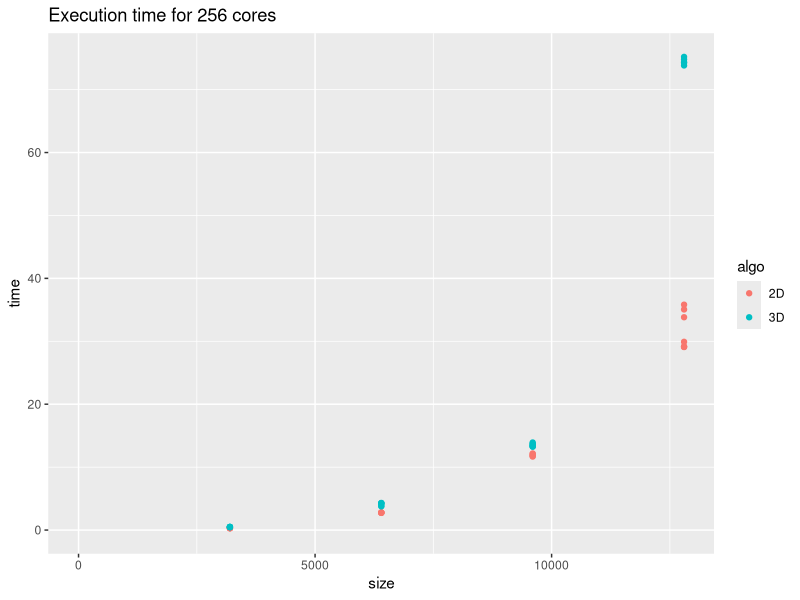
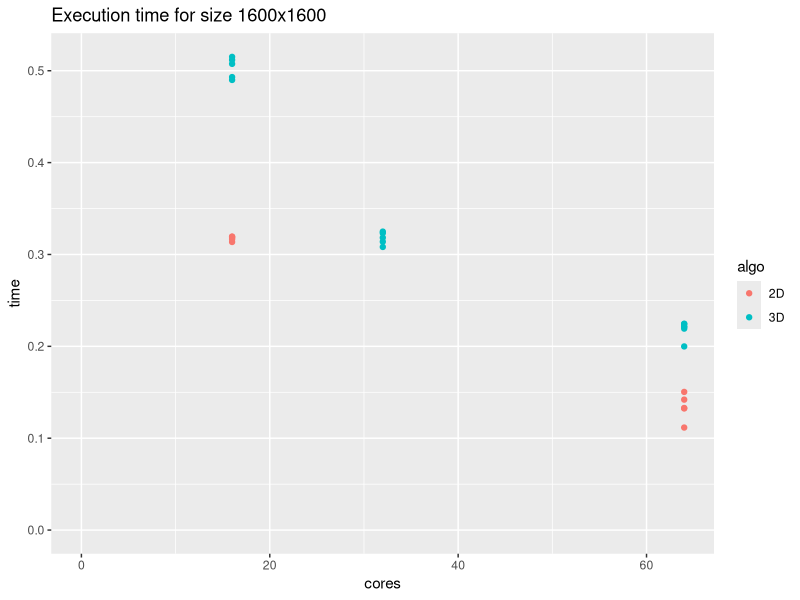
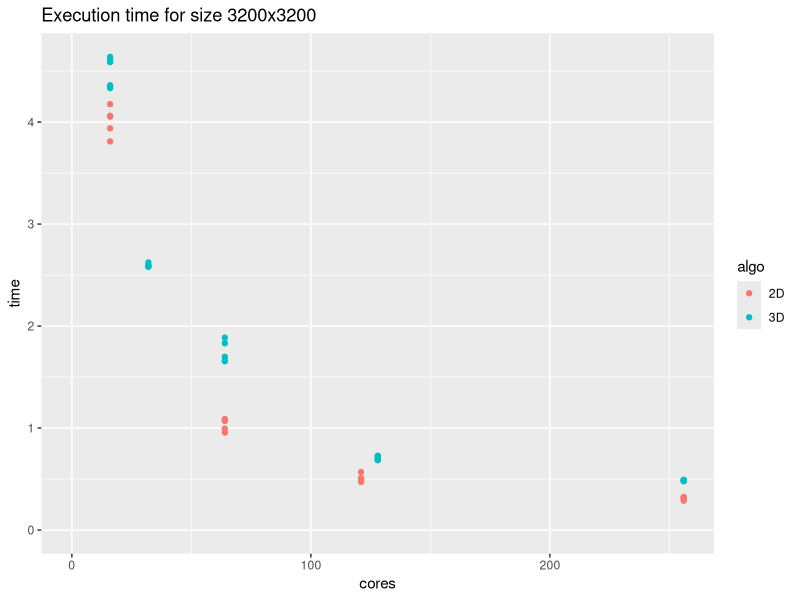
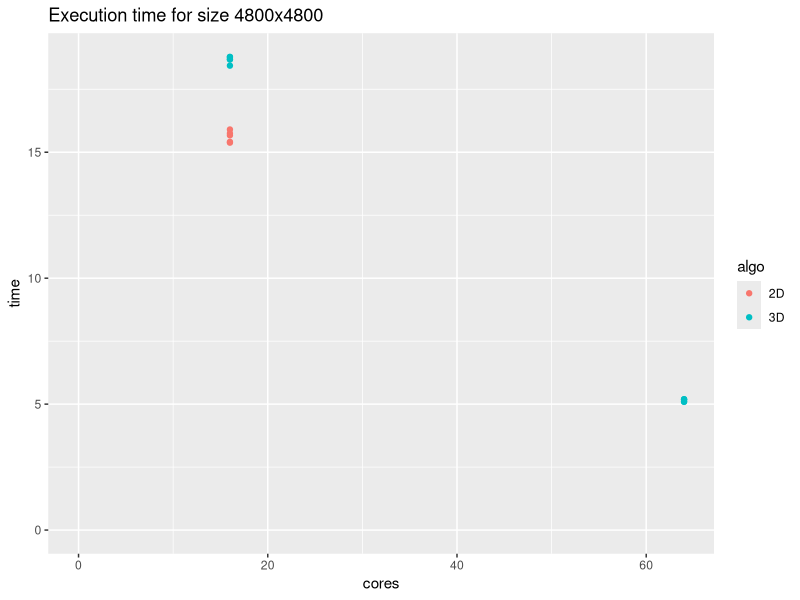
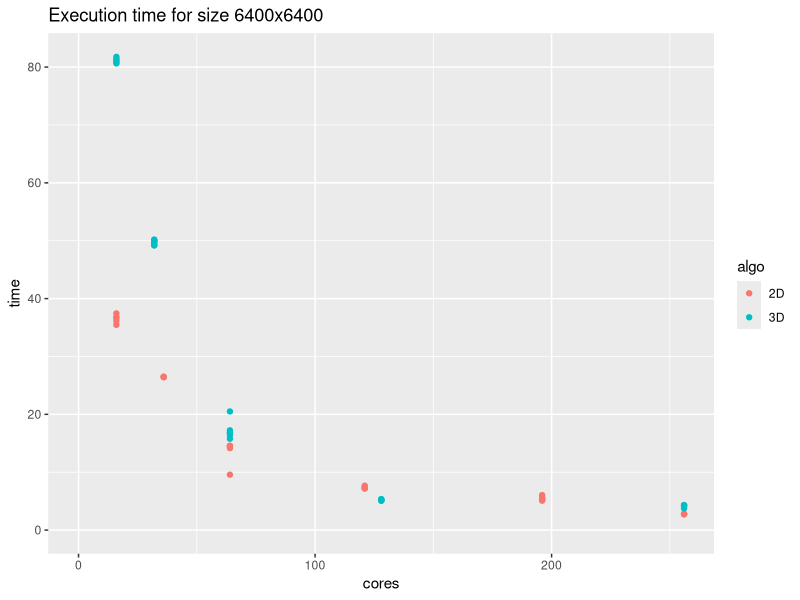
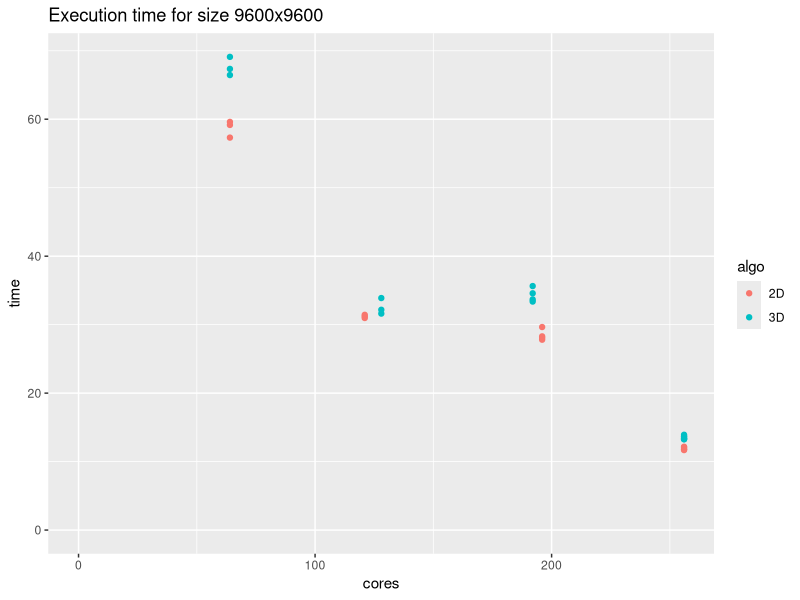
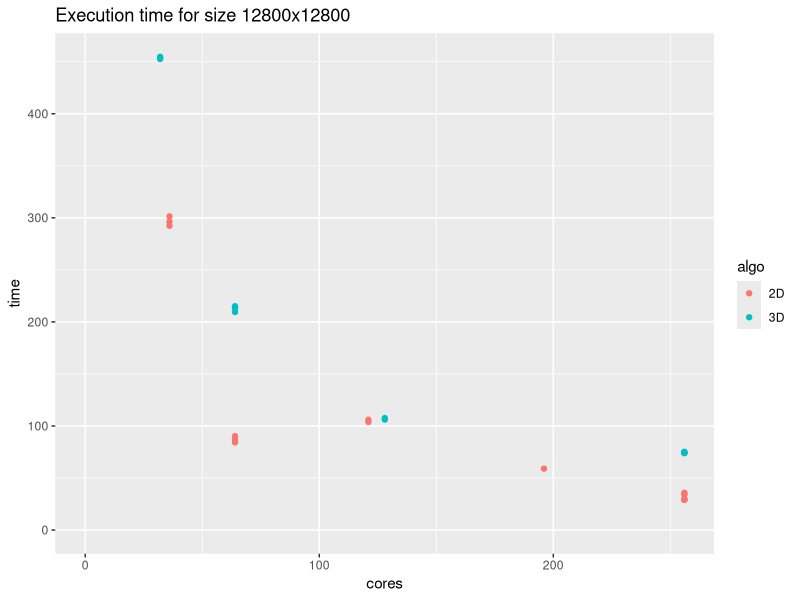

These figures' R source, in order:
## ---- chunk 1
library(ggplot2)
library(dplyr)
data = read.csv('exp.csv')
head(data)
## ---- chunk 2

twoD <- data[data$algo == '2D',]
threeD <- data[data$algo == '3D',]

g <- ggplot(data %>% filter(cores == 256), aes(x = size, colour=algo));

g +
  geom_point(aes(y = time), data = . %>% filter(algo == "2D")) +
  geom_point(aes(y = time), data = . %>% filter(algo == "3D")) +
  expand_limits(x = 0, y = 0) +
  ggtitle("Execution time for 256 cores")

## ---- chunk 3

twoD <- data[data$algo == '2D',]
threeD <- data[data$algo == '3D',]

ggplot(data %>% filter(size == 1600), aes(x = cores, colour=algo)) +
  geom_point(aes(y = time), data = . %>% filter(algo == "2D")) +
  geom_point(aes(y = time), data = . %>% filter(algo == "3D")) +
  expand_limits(x = 0, y = 0) +
  ggtitle("Execution time for size 1600x1600")

ggplot(data %>% filter(size == 3200), aes(x = cores, colour=algo)) +
  geom_point(aes(y = time), data = . %>% filter(algo == "2D")) +
  geom_point(aes(y = time), data = . %>% filter(algo == "3D")) +
  expand_limits(x = 0, y = 0) +
  ggtitle("Execution time for size 3200x3200")

ggplot(data %>% filter(size == 4800), aes(x = cores, colour=algo)) +
  geom_point(aes(y = time), data = . %>% filter(algo == "2D")) +
  geom_point(aes(y = time), data = . %>% filter(algo == "3D")) +
  expand_limits(x = 0, y = 0) +
  ggtitle("Execution time for size 4800x4800")

ggplot(data %>% filter(size == 6400), aes(x = cores, colour=algo)) +
  geom_point(aes(y = time), data = . %>% filter(algo == "2D")) +
  geom_point(aes(y = time), data = . %>% filter(algo == "3D")) +
  expand_limits(x = 0, y = 0) +
  ggtitle("Execution time for size 6400x6400")

ggplot(data %>% filter(size == 9600), aes(x = cores, colour=algo)) +
  geom_point(aes(y = time), data = . %>% filter(algo == "2D")) +
  geom_point(aes(y = time), data = . %>% filter(algo == "3D")) +
  expand_limits(x = 0, y = 0) +
  ggtitle("Execution time for size 9600x9600")

ggplot(data %>% filter(size == 12800), aes(x = cores, colour=algo)) +
  geom_point(aes(y = time), data = . %>% filter(algo == "2D")) +
  geom_point(aes(y = time), data = . %>% filter(algo == "3D")) +
  expand_limits(x = 0, y = 0) +
  ggtitle("Execution time for size 12800x12800")

